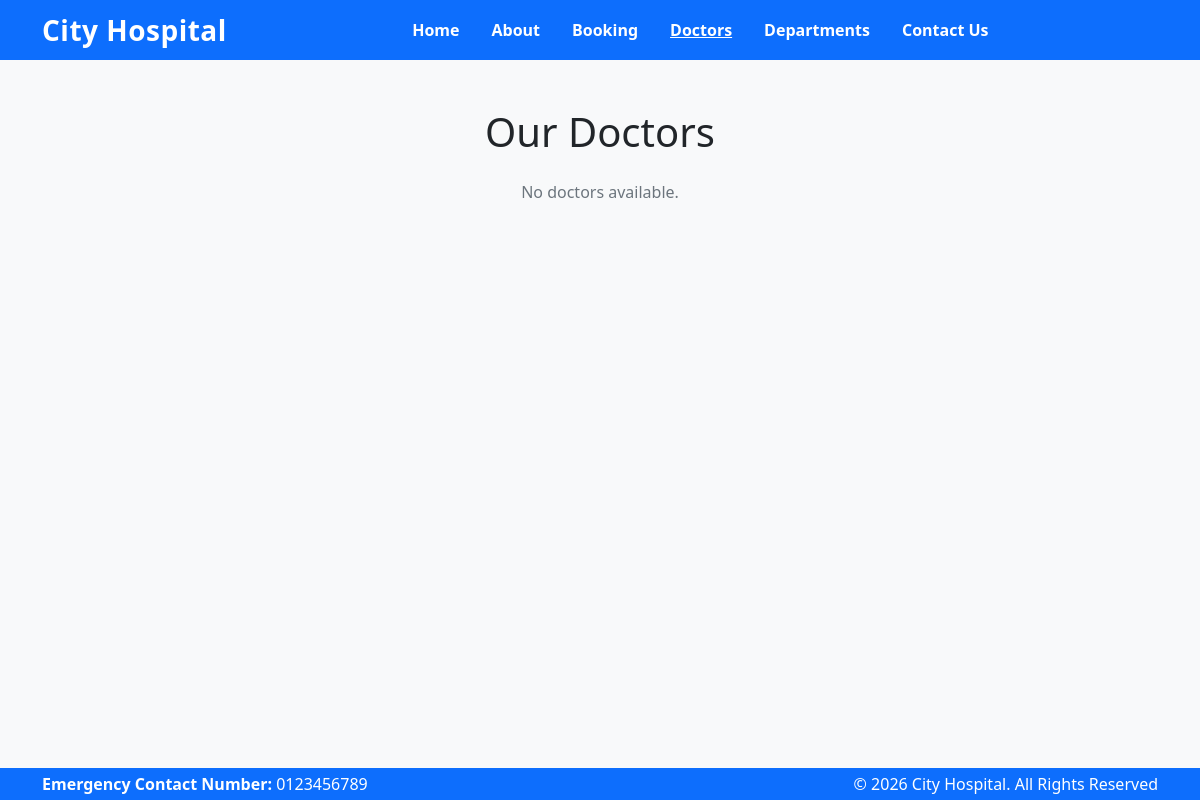
The app's page /doctors/, older data.
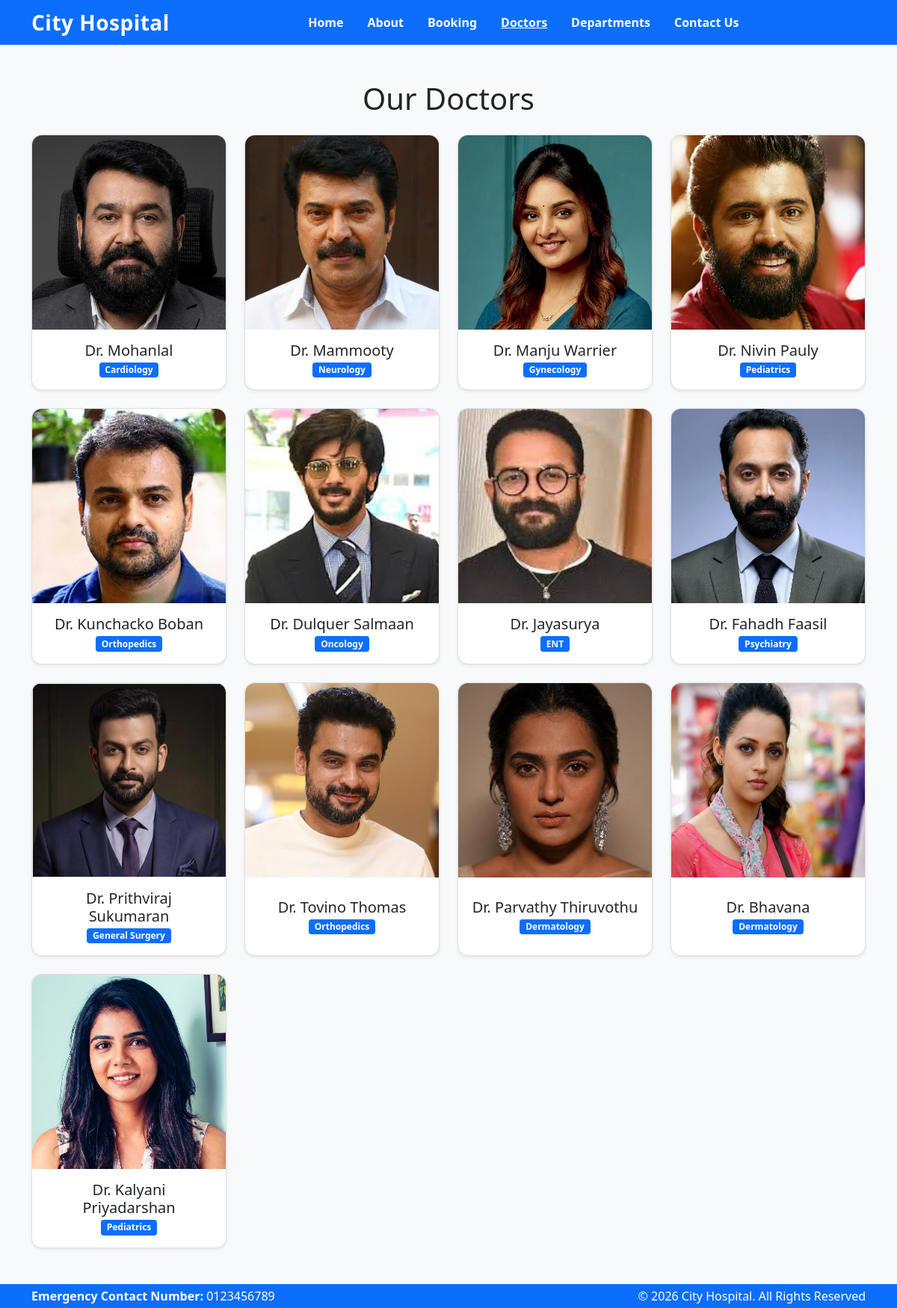
The same page, newer data.
### home/models.py (models this page shows, shortened)
class Doctor(models.Model):
    name = models.CharField(max_length=120)
    specialization = models.CharField(max_length=120, blank=True)
    department = models.ForeignKey(Department, on_delete=models.SET_NULL, null=True, blank=True)
    image = models.ImageField(upload_to="doctors/", blank=True, null=True)

class Department(models.Model):
    name = models.CharField(max_length=120, unique=True)
    description = models.TextField(blank=True)

### home/views.py (the view)
# urls.py: path("doctors/", views.doctors_page, name="doctors"),
def doctors_page(request):
    doctors = Doctor.objects.select_related("department").all().order_by("id")
    return render(request, "doctors.html", {"doctors": doctors})

### home/templates/doctors.html (shortened to what this page needs)
{% extends "base.html" %}
{% load static %}
{% block content %}
<div class="container py-5" style="padding-bottom:90px;">
  <h1 class="text-center mb-4">Our Doctors</h1>
  {% if doctors %}
  <div class="row g-4 row-cols-1 row-cols-sm-2 row-cols-lg-3 row-cols-xl-4">
    {% for d in doctors %}
    <div class="col">
      <div class="card doctor-card shadow-sm h-100 text-center">
        {% if d.image %}
          <img src="{{ d.image.url }}" class="doctor-img" alt="{{ d.name }}">
        {% else %}
          <img src="{% static 'images/doctor_placeholder.jpg' %}" class="doctor-img" alt="Doctor">
        {% endif %}
        <div class="card-body d-flex flex-column justify-content-center">
          <h5 class="mb-1">{{ d.name }}</h5>
          {% if d.department %}
            <span class="badge bg-primary align-self-center">{{ d.department.name }}</span>
          {% else %}
            <p class="text-muted mb-2">No Department</p>
          {% endif %}
        </div>
      </div>
    </div>
    {% endfor %}
  </div>
  {% else %}
    <p class="text-center text-muted mt-4">No doctors available.</p>
  {% endif %}
</div>
{% endblock %}

### home/templates/base.html (shortened to what this page needs)
{% load static %}
<!DOCTYPE html>
<html lang="en">
<head>
  <link rel="stylesheet" href="https://cdn.jsdelivr.net/npm/bootstrap@5.1.3/dist/css/bootstrap.min.css" />
  <link rel="stylesheet" href="{% static 'css/style.css' %}">
</head>
<body>
  <nav id="main-nav" class="navbar navbar-expand-md bg-primary">
    <div class="container">
      <a class="navbar-brand text-white fw-bold" href="{% url 'home' %}">
        City Hospital
      </a>
      <div id="navMenu" class="collapse navbar-collapse justify-content-center">
        <ul class="navbar-nav fw-bold gap-md-3">
          <li class="nav-item">
            <a class="nav-link text-white {% if request.path == '/' %}active{% endif %}"
              href="{% url 'home' %}">Home</a>
          </li>
          <li class="nav-item">
            <a class="nav-link text-white {% if request.path == '/about/' %}active{% endif %}"
              href="{% url 'about' %}">About</a>
          </li>
          <li class="nav-item">
            <a class="nav-link text-white {% if request.path == '/booking/' %}active{% endif %}"
              href="{% url 'booking' %}">Booking</a>
          </li>
          <li class="nav-item">
            <a class="nav-link text-white {% if request.path == '/doctors/' %}active{% endif %}"
              href="{% url 'doctors' %}">Doctors</a>
          </li>
          <li class="nav-item">
            <a class="nav-link text-white {% if request.path == '/department/' %}active{% endif %}"
              href="{% url 'department' %}">Departments</a>
          </li>
          <li class="nav-item">
            <a class="nav-link text-white {% if request.path == '/contact/' %}active{% endif %}"
              href="{% url 'contact' %}">Contact Us</a>
          </li>
        </ul>
      </div>
    </div>
  </nav>
  <main class="page-content">
    {% block content %}{% endblock %}
  </main>
  <footer class="site-footer bg-primary text-white py-1">
    <div class="container d-flex justify-content-between align-items-center flex-wrap gap-2">
      <div><b>Emergency Contact Number:</b> 0123456789</div>
      <div>© 2026 City Hospital. All Rights Reserved</div>
    </div>
  </footer>
</body>
</html>

### static/css/style.css (style rules this page uses)
html, body { height: 100%; }
body { display: flex; flex-direction: column; margin: 0; background: #f8f9fa; }
.page-content { flex: 1; }
#main-nav { padding-top: 4px; padding-bottom: 4px; }
.navbar-brand { font-size: 28px; letter-spacing: 0.5px; }
.nav-link.active { font-weight: 800; text-decoration: underline; }
.site-footer { margin-top: auto; }
.doctor-img { height: 260px; width: 100%; object-fit: cover; }
.doctor-card { border-radius: 14px; overflow: hidden; transition: transform 0.2s ease; }

Row changes from the older to the newer data that the page shows:
added Doctor: image (picture), name "Dr. Mohanlal", department.name "Cardiology"
added Doctor: image (picture), name "Dr. Mammooty", department.name "Neurology"
added Doctor: image (picture), name "Dr. Manju Warrier", department.name "Gynecology"
added Doctor: image (picture), name "Dr. Nivin Pauly", department.name "Pediatrics"
added Doctor: image (picture), name "Dr. Kunchacko Boban", department.name "Orthopedics"
added Doctor: image (picture), name "Dr. Dulquer Salmaan", department.name "Oncology"
added Doctor: image (picture), name "Dr. Jayasurya", department.name "ENT"
added Doctor: image (picture), name "Dr. Fahadh Faasil", department.name "Psychiatry"
added Doctor: image (picture), name "Dr. Prithviraj Sukumaran", department.name "General Surgery"
added Doctor: image (picture), name "Dr. Tovino Thomas", department.name "Orthopedics"
added Doctor: image (picture), name "Dr. Parvathy Thiruvothu", department.name "Dermatology"
added Doctor: image (picture), name "Dr. Bhavana", department.name "Dermatology"
added Doctor: image (picture), name "Dr. Kalyani Priyadarshan", department.name "Pediatrics"
Text that changed along with them:
text no longer shown: "No doctors available."
